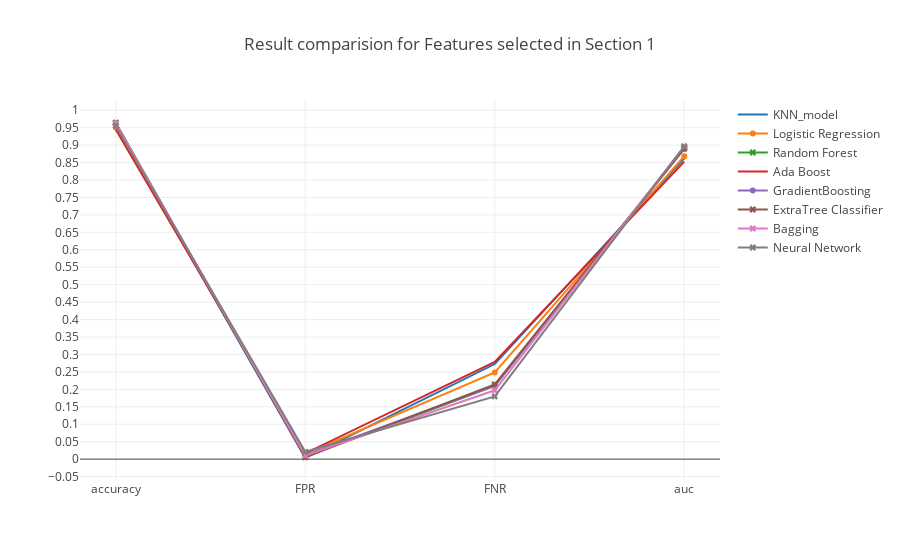

The code cell stored with this chart in its notebook:
### Markdown cell above
### <a id='1.A' style="text-decoration : none; color : #000000;"> A Results</a>

### Code cell
trace0 = go.Scatter(x=table_80_50_test.iloc[0].index.values[[0,5,6,7]],
                    y=table_80_50_test.iloc[0].values[[0,5,6,7]],
                    mode = 'lines',
                    name = 'KNN_model')

trace1 = go.Scatter(x=table_80_50_test.iloc[1].index.values[[0,5,6,7]],
                    y=table_80_50_test.iloc[1].values[[0,5,6,7]],
                    mode = 'lines+markers',
                    name = 'Logistic Regression')

trace2 = go.Scatter(x=table_80_50_test.iloc[2].index.values[[0,5,6,7]],
                    y=table_80_50_test.iloc[2].values[[0,5,6,7]],
                    mode = 'lines+markers',marker=dict(symbol='x'),
                    name = 'Random Forest')


trace3 = go.Scatter(x=table_80_50_test.iloc[3].index.values[[0,5,6,7]],
                    y=table_80_50_test.iloc[3].values[[0,5,6,7]],
                    mode = 'lines',
                    name = 'Ada Boost')

trace4 = go.Scatter(x=table_80_50_test.iloc[4].index.values[[0,5,6,7]],
                    y=table_80_50_test.iloc[4].values[[0,5,6,7]],
                    mode = 'lines+markers',
                    name = 'GradientBoosting')

trace5 = go.Scatter(x=table_80_50_test.iloc[5].index.values[[0,5,6,7]],
                    y=table_80_50_test.iloc[5].values[[0,5,6,7]],
                    mode = 'lines+markers',marker=dict(symbol='x'),
                    name = 'ExtraTree Classifier')

trace6 = go.Scatter(x=table_80_50_test.iloc[6].index.values[[0,5,6,7]],
                    y=table_80_50_test.iloc[6].values[[0,5,6,7]],
                    mode = 'lines+markers',marker=dict(symbol='x'),
                    name = 'Bagging')

trace7 = go.Scatter(x=table_80_50_test.iloc[7].index.values[[0,5,6,7]],
                    y=table_80_50_test.iloc[7].values[[0,5,6,7]],
                    mode = 'lines+markers',marker=dict(symbol='x'),
                    name = 'Neural Network')



data = [trace0, trace1, trace2, trace3, trace4, trace5, trace6, trace7]
layout = go.Layout(yaxis=dict(tick0=0,dtick=0.05),title='Result comparision for Features selected in Section 1')
fig = go.Figure(data=data, layout=layout)

iplot(fig, filename='Result')

### Figure 1 — Plotly figure (JSON) as saved in the notebook; plotly's stock layout.template omitted (floating-point values rounded to 4 significant figures)
{"data": [{"mode": "lines", "name": "KNN_model", "type": "scatter", "uid": "9b7002ba-7038-4f6b-b877-4bb265e63452", "x": ["accuracy", "FPR", "FNR", "auc"], "y": [0.9571, 0.003507, 0.2725, 0.862]}, {"mode": "lines+markers", "name": "Logistic Regression", "type": "scatter", "uid": "fe9ca736-c5eb-4a3f-b07c-108f13a48127", "x": ["accuracy", "FPR", "FNR", "auc"], "y": [0.9508, 0.01503, 0.2484, 0.8683]}, {"marker": {"symbol": "x"}, "mode": "lines+markers", "name": "Random Forest", "type": "scatter", "uid": "967bc43c-1166-4666-a611-4cde41bcfa18", "x": ["accuracy", "FPR", "FNR", "auc"], "y": [0.9635, 0.006763, 0.2096, 0.8918]}, {"mode": "lines", "name": "Ada Boost", "type": "scatter", "uid": "3d9404ff-6648-4de2-8fd2-3ab27a40d15d", "x": ["accuracy", "FPR", "FNR", "auc"], "y": [0.9451, 0.01666, 0.2783, 0.8525]}, {"mode": "lines+markers", "name": "GradientBoosting", "type": "scatter", "uid": "75dec20f-b6c5-45e9-94b3-790b3676d815", "x": ["accuracy", "FPR", "FNR", "auc"], "y": [0.9595, 0.0114, 0.2104, 0.8891]}, {"marker": {"symbol": "x"}, "mode": "lines+markers", "name": "ExtraTree Classifier", "type": "scatter", "uid": "738f5ccd-7049-45fb-8698-0c273b229755", "x": ["accuracy", "FPR", "FNR", "auc"], "y": [0.9641, 0.005385, 0.214, 0.8903]}, {"marker": {"symbol": "x"}, "mode": "lines+markers", "name": "Bagging", "type": "scatter", "uid": "e9a5f915-4af0-4822-a807-3a08752a546d", "x": ["accuracy", "FPR", "FNR", "auc"], "y": [0.9625, 0.01014, 0.1972, 0.8963]}, {"marker": {"symbol": "x"}, "mode": "lines+markers", "name": "Neural Network", "type": "scatter", "uid": "7a6e4be5-0b47-4daf-90da-361ca524c4c3", "x": ["accuracy", "FPR", "FNR", "auc"], "y": [0.9557, 0.02104, 0.1797, 0.8963]}], "layout": {"title": "Result comparision for Features selected in Section 1", "yaxis": {"dtick": 0.05, "tick0": 0}}}
